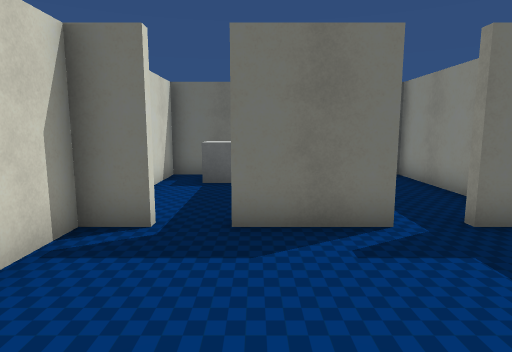
View 1 (above)

12 first-person views from a walk through a 3-D level made in the Unity game engine. The camera is 1.5 m above the floor, tilts 8° down and sees 75° across. The floor is counted in squares, 1 m on a side. Each view is taken from the middle of a square. On the plan, view 1 faces up. The plan holds only what a view shows up to about 15 squares ahead; the rest is blank. Door leaves are left out, so doorways stand open.

View 2
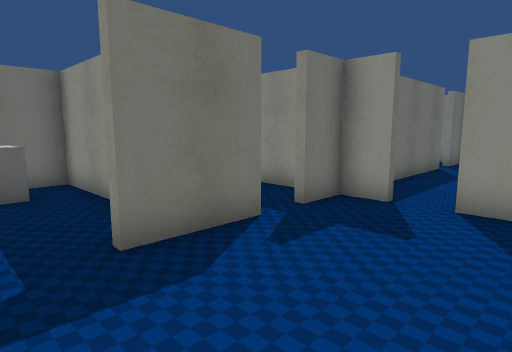

View 3
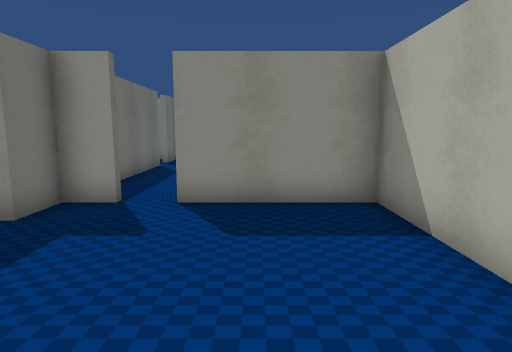

View 4
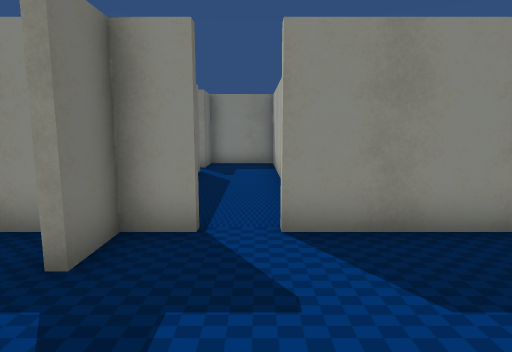

View 5
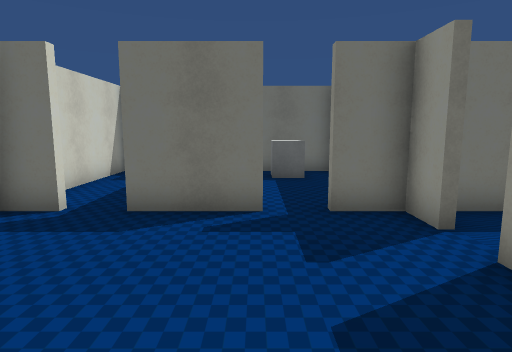

View 6
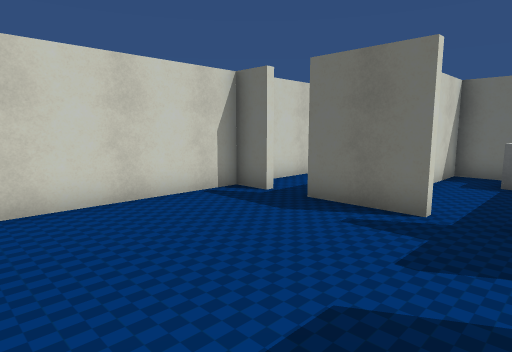

View 7
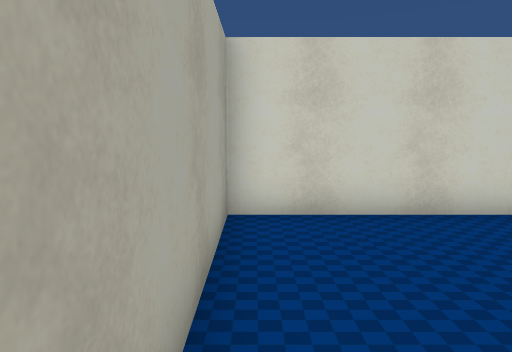

View 8
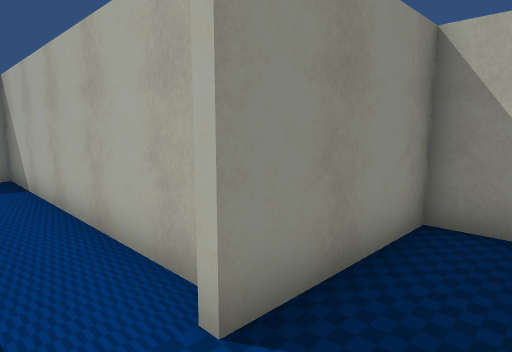

View 9
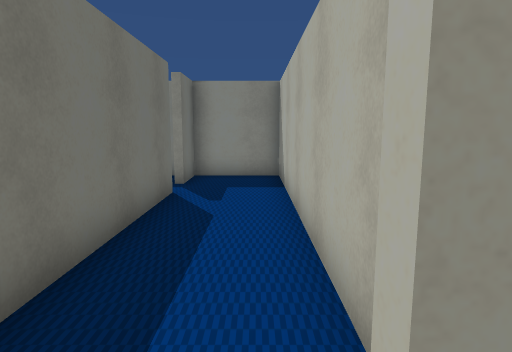

View 10
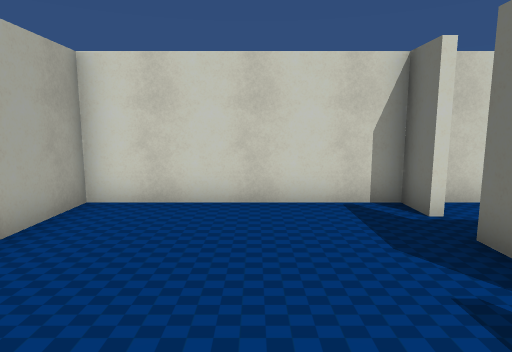

View 11
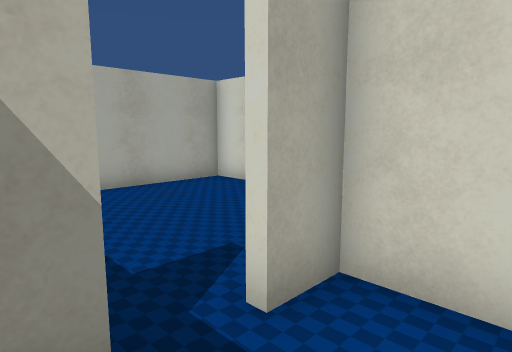

View 12
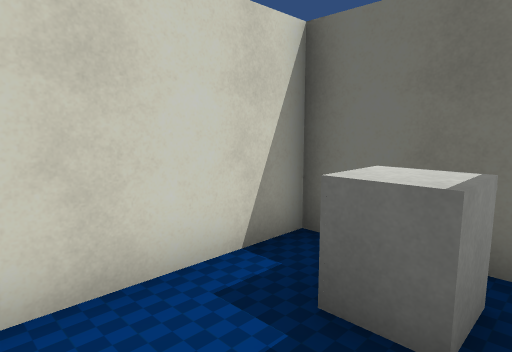

### Floor plan
Points are (right, up) in squares from view 1. A wall is a line through its corners. A room is listed if a view was taken in it or the views show most of it. See-through windows are left out.
Room 1 (views 1, 2, 3, 4, 5, 6, 7, 8, 9, 10)
walls: (2.2, 5) (-0.4, 5); (-1.5, 5) (-2.7, 5) (-2.7, -1.5) (4.7, -1.5) (4.7, 2.6); (4.7, 3.9) (4.7, 5) (3.2, 5)
ways out: open door at (2.5, 5) to room 2; open door at (5, 3.5) to room 3; open door at (-1.5, 5) to room 4
Room 2 (views 11, 12)
walls: (4.7, 6.1) (4.7, 11) (1, 11) (1, 5.3) (2.1, 5.3); (3.2, 5.3) (3.9, 5.3)
ways out: open door at (2.5, 5) to room 1
objects: other object (3, 9) to (3, 10)
Room 3 (no view inside)
walls: (12, 5) (5.6, 5); (5.5, 2.2) (14.7, 2.2) (14.7, 5) (13.1, 5)
ways out: open door at (5, 3.5) to room 1; open door at (12.5, 5)
Room 4 (no view inside)
walls: (0.8, 8.1) (0.8, 11) (-2.7, 11) (-2.7, 5.9)
ways out: open door at (-1.5, 5) to room 1
objects: other object (-1, 9) to (-1, 10)

Where each view was taken, in squares from view 1:
view 1: 0 up, 0 right, facing up
view 2: 1 up, 2 left, facing up-right
view 3: 1 up, 2 left, facing right
view 4: 3 up, 0 right, facing right
view 5: 1 down, 2 right, facing up
view 6: 1 down, 4 right, facing up-left
view 7: 1 down, 3 right, facing left
view 8: 4 up, 3 right, facing down-right
view 9: 3 up, 4 right, facing right
view 10: 2 up, 4 right, facing left
view 11: 7 up, 4 right, facing down-left
view 12: 7 up, 4 right, facing up-left
